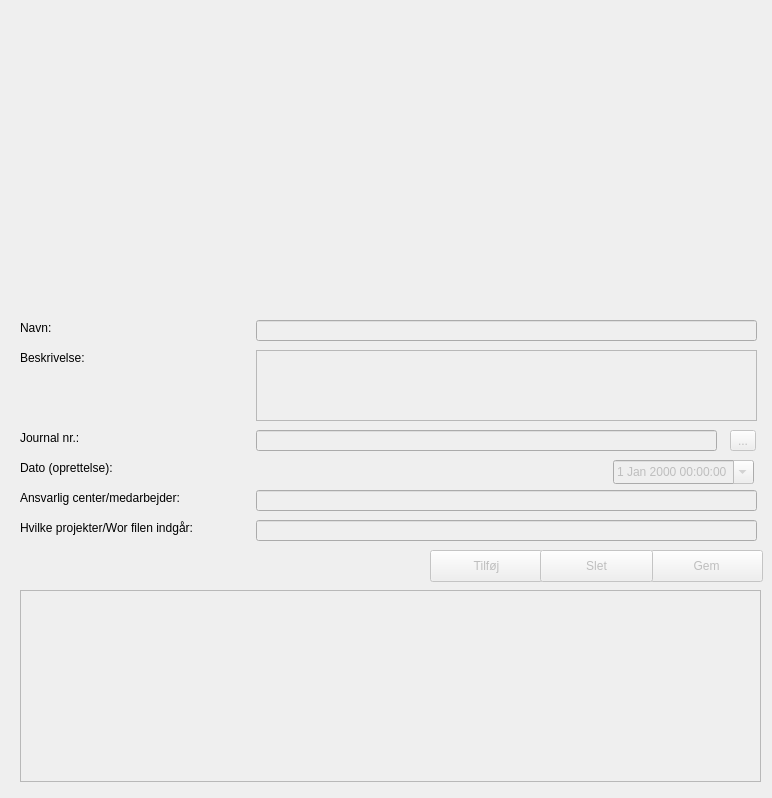
<?xml version="1.0" encoding="UTF-8"?>
<ui version="4.0">
 <class>MetadataFunctionalityDialogBase</class>
 <widget class="QDialog" name="MetadataFunctionalityDialogBase">
  <property name="windowModality">
   <enum>Qt::WindowModal</enum>
  </property>
  <property name="geometry">
   <rect>
    <x>0</x>
    <y>0</y>
    <width>772</width>
    <height>798</height>
   </rect>
  </property>
  <property name="sizePolicy">
   <sizepolicy hsizetype="Fixed" vsizetype="Fixed">
    <horstretch>0</horstretch>
    <verstretch>0</verstretch>
   </sizepolicy>
  </property>
  <property name="windowTitle">
   <string>MetadataFunctionality</string>
  </property>
  <property name="modal">
   <bool>false</bool>
  </property>
  <widget class="QLineEdit" name="navnEdit">
   <property name="enabled">
    <bool>false</bool>
   </property>
   <property name="geometry">
    <rect>
     <x>256</x>
     <y>320</y>
     <width>501</width>
     <height>21</height>
    </rect>
   </property>
  </widget>
  <widget class="QLabel" name="navnLabel">
   <property name="geometry">
    <rect>
     <x>20</x>
     <y>320</y>
     <width>59</width>
     <height>16</height>
    </rect>
   </property>
   <property name="focusPolicy">
    <enum>Qt::TabFocus</enum>
   </property>
   <property name="text">
    <string>Navn:</string>
   </property>
   <property name="buddy">
    <cstring>navnEdit</cstring>
   </property>
  </widget>
  <widget class="QLabel" name="label_2">
   <property name="geometry">
    <rect>
     <x>20</x>
     <y>350</y>
     <width>81</width>
     <height>16</height>
    </rect>
   </property>
   <property name="text">
    <string>Beskrivelse:</string>
   </property>
  </widget>
  <widget class="QLabel" name="label_3">
   <property name="geometry">
    <rect>
     <x>20</x>
     <y>430</y>
     <width>81</width>
     <height>16</height>
    </rect>
   </property>
   <property name="text">
    <string>Journal nr.:</string>
   </property>
  </widget>
  <widget class="QLineEdit" name="journalnrEdit">
   <property name="enabled">
    <bool>false</bool>
   </property>
   <property name="geometry">
    <rect>
     <x>256</x>
     <y>430</y>
     <width>461</width>
     <height>21</height>
    </rect>
   </property>
  </widget>
  <widget class="QLabel" name="label_4">
   <property name="geometry">
    <rect>
     <x>20</x>
     <y>460</y>
     <width>131</width>
     <height>16</height>
    </rect>
   </property>
   <property name="text">
    <string>Dato (oprettelse):</string>
   </property>
  </widget>
  <widget class="QLabel" name="label_6">
   <property name="geometry">
    <rect>
     <x>20</x>
     <y>490</y>
     <width>191</width>
     <height>16</height>
    </rect>
   </property>
   <property name="text">
    <string>Ansvarlig center/medarbejder:</string>
   </property>
  </widget>
  <widget class="QLabel" name="label_7">
   <property name="geometry">
    <rect>
     <x>20</x>
     <y>520</y>
     <width>221</width>
     <height>16</height>
    </rect>
   </property>
   <property name="text">
    <string>Hvilke projekter/Wor filen indgår:</string>
   </property>
  </widget>
  <widget class="QToolButton" name="journalnrLookupBtn">
   <property name="enabled">
    <bool>false</bool>
   </property>
   <property name="geometry">
    <rect>
     <x>730</x>
     <y>430</y>
     <width>26</width>
     <height>21</height>
    </rect>
   </property>
   <property name="text">
    <string>...</string>
   </property>
  </widget>
  <widget class="QLineEdit" name="ansvarligCenterMedarbejderEdit">
   <property name="enabled">
    <bool>false</bool>
   </property>
   <property name="geometry">
    <rect>
     <x>256</x>
     <y>490</y>
     <width>501</width>
     <height>21</height>
    </rect>
   </property>
  </widget>
  <widget class="QLineEdit" name="projekterWorEdit">
   <property name="enabled">
    <bool>false</bool>
   </property>
   <property name="geometry">
    <rect>
     <x>256</x>
     <y>520</y>
     <width>501</width>
     <height>21</height>
    </rect>
   </property>
  </widget>
  <widget class="QTableView" name="tableView">
   <property name="enabled">
    <bool>false</bool>
   </property>
   <property name="geometry">
    <rect>
     <x>20</x>
     <y>590</y>
     <width>741</width>
     <height>192</height>
    </rect>
   </property>
   <property name="font">
    <font>
     <pointsize>10</pointsize>
    </font>
   </property>
   <property name="selectionBehavior">
    <enum>QAbstractItemView::SelectRows</enum>
   </property>
   <attribute name="horizontalHeaderStretchLastSection">
    <bool>true</bool>
   </attribute>
  </widget>
  <widget class="QDockWidget" name="treeDock">
   <property name="geometry">
    <rect>
     <x>20</x>
     <y>20</y>
     <width>731</width>
     <height>281</height>
    </rect>
   </property>
   <property name="autoFillBackground">
    <bool>false</bool>
   </property>
   <property name="features">
    <set>QDockWidget::NoDockWidgetFeatures</set>
   </property>
   <widget class="QWidget" name="dockWidgetContents"/>
  </widget>
  <widget class="QPushButton" name="saveRecordButton">
   <property name="enabled">
    <bool>false</bool>
   </property>
   <property name="geometry">
    <rect>
     <x>650</x>
     <y>550</y>
     <width>113</width>
     <height>32</height>
    </rect>
   </property>
   <property name="text">
    <string>Gem</string>
   </property>
  </widget>
  <widget class="QPushButton" name="addRecordButton">
   <property name="enabled">
    <bool>false</bool>
   </property>
   <property name="geometry">
    <rect>
     <x>430</x>
     <y>550</y>
     <width>113</width>
     <height>32</height>
    </rect>
   </property>
   <property name="text">
    <string>Tilføj</string>
   </property>
  </widget>
  <widget class="QDateTimeEdit" name="datoEdit">
   <property name="enabled">
    <bool>false</bool>
   </property>
   <property name="geometry">
    <rect>
     <x>613</x>
     <y>460</y>
     <width>141</width>
     <height>24</height>
    </rect>
   </property>
   <property name="calendarPopup">
    <bool>true</bool>
   </property>
  </widget>
  <widget class="QPushButton" name="deleteRecordButton">
   <property name="enabled">
    <bool>false</bool>
   </property>
   <property name="geometry">
    <rect>
     <x>540</x>
     <y>550</y>
     <width>113</width>
     <height>32</height>
    </rect>
   </property>
   <property name="text">
    <string>Slet</string>
   </property>
  </widget>
  <widget class="QTextEdit" name="beskrivelseEdit">
   <property name="enabled">
    <bool>false</bool>
   </property>
   <property name="geometry">
    <rect>
     <x>256</x>
     <y>350</y>
     <width>501</width>
     <height>71</height>
    </rect>
   </property>
  </widget>
 </widget>
 <tabstops>
  <tabstop>navnEdit</tabstop>
  <tabstop>beskrivelseEdit</tabstop>
  <tabstop>journalnrEdit</tabstop>
  <tabstop>journalnrLookupBtn</tabstop>
  <tabstop>datoEdit</tabstop>
  <tabstop>ansvarligCenterMedarbejderEdit</tabstop>
  <tabstop>projekterWorEdit</tabstop>
  <tabstop>addRecordButton</tabstop>
  <tabstop>deleteRecordButton</tabstop>
  <tabstop>saveRecordButton</tabstop>
  <tabstop>tableView</tabstop>
  <tabstop>navnLabel</tabstop>
 </tabstops>
 <resources/>
 <connections/>
</ui>
